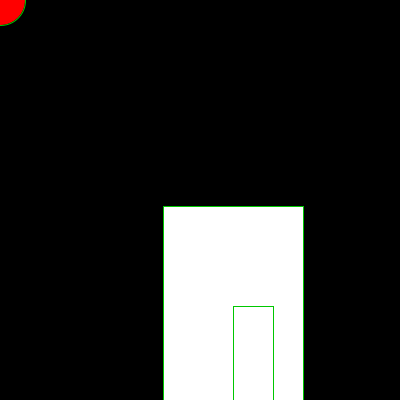
Frame 1 (no input)
Frame 60 (the mouse pressed at the canvas centre just before this capture): identical to frame 1, image omitted
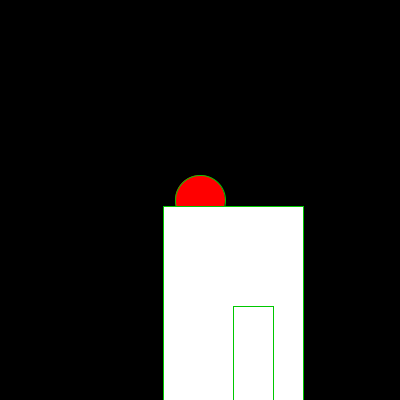
Frame 120 (the mouse held since frame 60 and released just before this capture)

The Processing sketch that drew these frames (run headless with seeded random() and noise(); from frame 60 on, the mouse is pressed at the canvas centre):

// Processing sketch: two
// ── two.pde
// active mode

void setup() {
  // runs once
  size(400, 400);
  background(0);
}



void draw() {
   background(0);
  //keeps looping. this is where the party is
  fill(255, 0, 0);
  strokeWeight(1);
  stroke(0, 200, 0);
  ellipse(mouseX, mouseY, 50, 50);
  //background(0);
  //print("hi");
  // println("hi");
  fill(255);
  rectMode(CENTER);
  rect(233, 306, 140, 200);
  rectMode(CORNER);
  println(mouseY); //233 , 306
  rect(233, 306, 40, 100);
  
}
